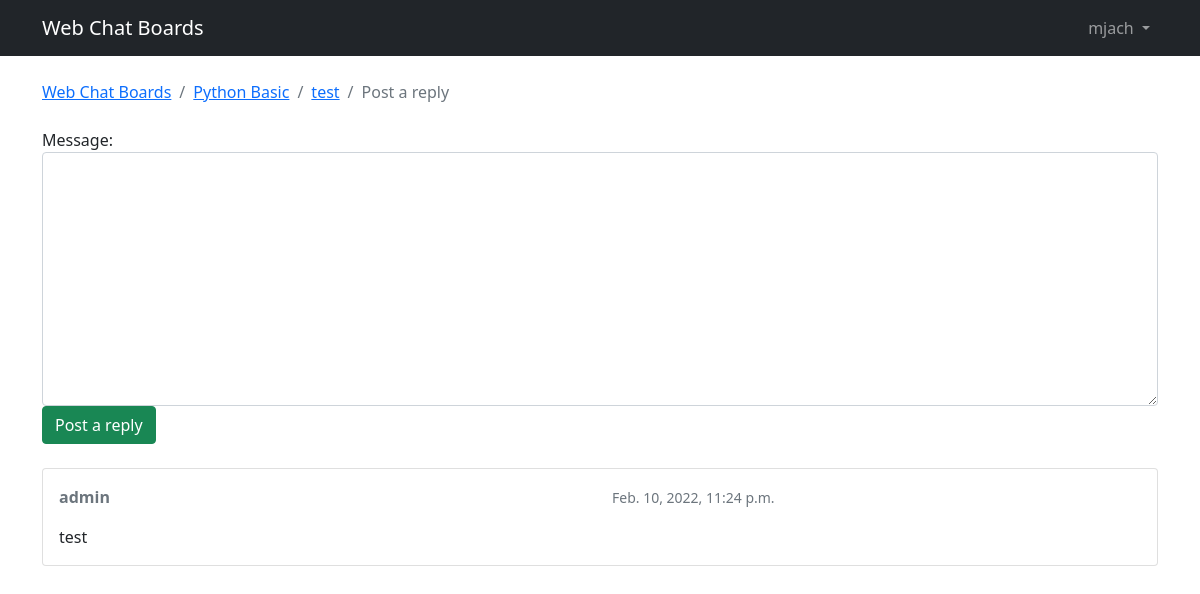
/board_topic/1/topics/1/reply/ (signed in), run on an earlier commit of the app's database.
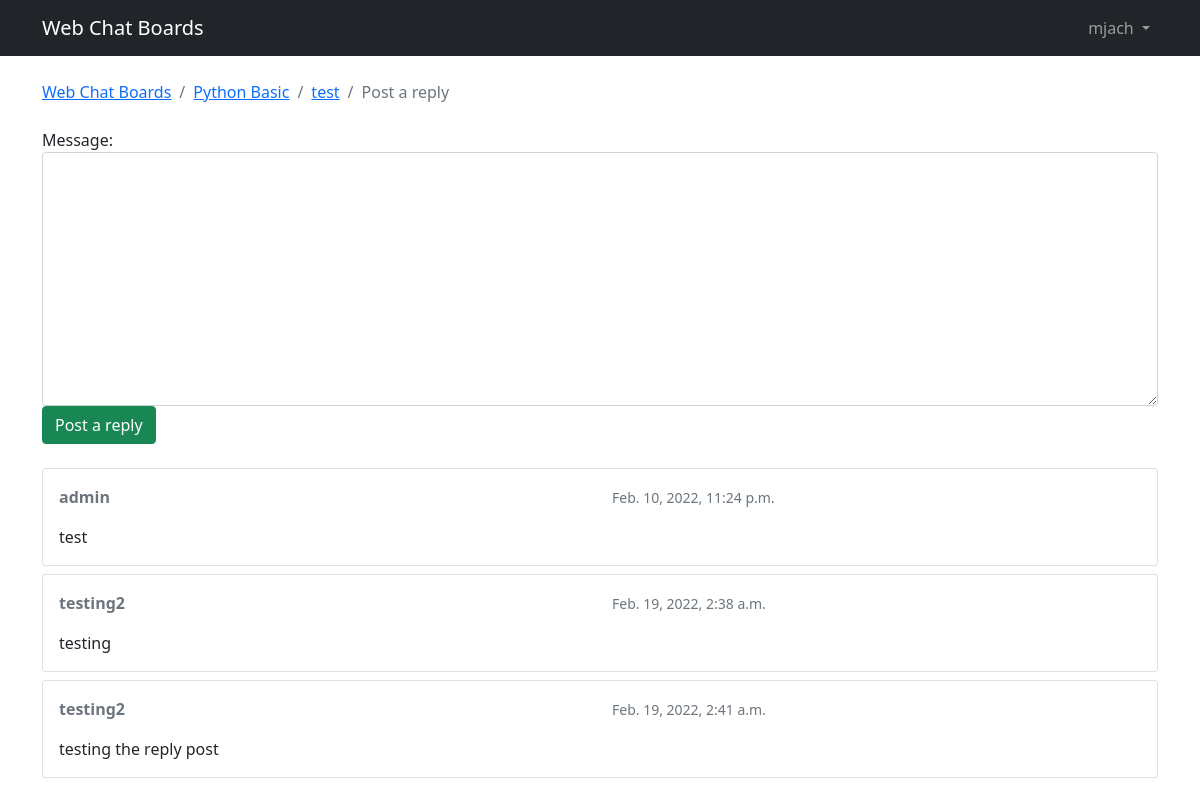
And on a later commit of the database.
### webchat/models.py (models this page shows, shortened)
class Post(models.Model):
    message = models.TextField(max_length = 5000)
    topic = models.ForeignKey(ChatTopic, related_name = 'posts',on_delete=models.CASCADE)
    createdAt = models.DateTimeField(auto_now_add = True)
    updatedAt = models.DateTimeField(null = True)
    createdBy = models.ForeignKey(User, related_name = 'posts',on_delete=models.CASCADE)
    updatedBy = models.ForeignKey(User, null = True, related_name = '+',on_delete=models.CASCADE)

### webchat/views.py (the view)
@login_required
def reply_topic(request, pk, topic_pk):
    topic = get_object_or_404(ChatTopic, boardName__pk=pk, pk=topic_pk )
    if request.method == 'POST':
        form = PostForm(request.POST)
        if form.is_valid():
            post = form.save(commit=False)
            post.topic = topic
            post.createdBy = request.user
            post.save()
            return redirect('topic_posts', pk=pk, topic_pk=topic_pk)
    else:
        form = PostForm()
    return render(request,'reply_topic.html', {'topic':topic, 'form':form})

### webchat/forms.py
class PostForm(forms.ModelForm):
    class Meta:
        model = Post
        fields = ['message']

### webchat/templatetags/form_tags.py (called while the page is built)
@register.filter
def input_class(bound_field):
    css_class = ''
    if bound_field.form.is_bound:
        if bound_field.errors:
            css_class = 'is-invalid'
        elif field_type(bound_field) != 'PasswordInput':
            css_class = 'is-valid'
    return 'form-control {}'.format(css_class)

### templates/reply_topic.html (shortened to what this page needs)
{% extends 'base.html' %}
{% load static %}
{% block breadcrumb %}
  <li class="breadcrumb-item"><a href="{% url 'home' %}">Web Chat Boards</a></li>
  <li class="breadcrumb-item"><a href="{% url 'board_topic' topic.boardName.pk %}">{{ topic.boardName.name }}</a></li>
  <li class="breadcrumb-item"><a href="{% url 'topic_posts' topic.boardName.pk topic.pk %}">{{ topic.subject }}</a></li>
  <li class="breadcrumb-item active">Post a reply</li>
{% endblock %}
{% block content %}
  <form method="post" class="mb-4">
    {% include 'includes/form.html' %}
    <button type="submit" class="btn btn-success">Post a reply</button>
  </form>
  {% for post in topic.posts.all %}
    <div class="card mb-2">
      <div class="card-body p-3">
        <div class="row mb-3">
          <div class="col-6">
            <strong class="text-muted">{{ post.createdBy.username }}</strong>
          </div>
          <div class="col-6 text-right">
            <small class="text-muted">{{ post.createdAt }}</small>
          </div>
        </div>
        {{ post.message }}
      </div>
    </div>
  {% endfor %}
{% endblock %}

What changed in the data, as far as the page shows it:
added Post: createdBy.username "testing2", createdAt "Feb. 19, 2022, 2:38 a.m.", message "testing"
added Post: createdBy.username "testing2", createdAt "Feb. 19, 2022, 2:41 a.m.", message "testing the reply post"
